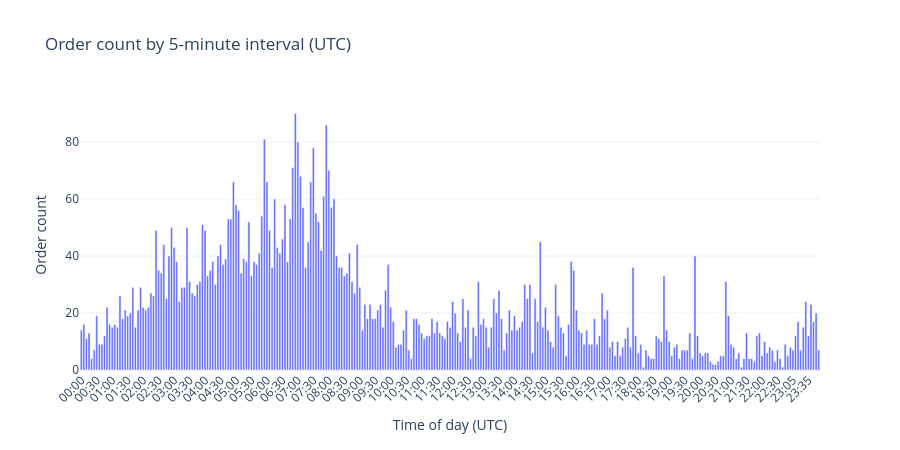

Notebook cell for this chart:
### Code cell
local_orders = polybot_all['order_timestamp'].dt.tz_convert('utc')
time_of_day = local_orders.dt.floor('5min').dt.time
order_counts_5min = time_of_day.value_counts().sort_index()
order_counts_5min.index = [t.strftime('%H:%M') for t in order_counts_5min.index]

fig_time = go.Figure()
fig_time.add_trace(go.Bar(
    x=order_counts_5min.index,
    y=order_counts_5min.values,
    name='Orders'
))
fig_time.update_layout(
    title='Order count by 5-minute interval (UTC)',
    xaxis_title='Time of day (UTC)',
    yaxis_title='Order count',
    template='plotly_white', height=450,
    xaxis=dict(tickangle=-45),
)
fig_time.show()

### Figure 1 — Plotly figure (JSON) as saved in the notebook; plotly's stock layout.template omitted (floating-point values rounded to 4 significant figures; data arrays with more than 128 entries replaced by an {"elided": "..."} marker saying what was removed)
{"data": [{"name": "Orders", "type": "bar", "x": {"elided": "287 str values"}, "y": {"elided": "287 int values"}}], "layout": {"height": 450, "title": {"text": "Order count by 5-minute interval (UTC)"}, "xaxis": {"tickangle": -45, "title": {"text": "Time of day (UTC)"}}, "yaxis": {"title": {"text": "Order count"}}}}
